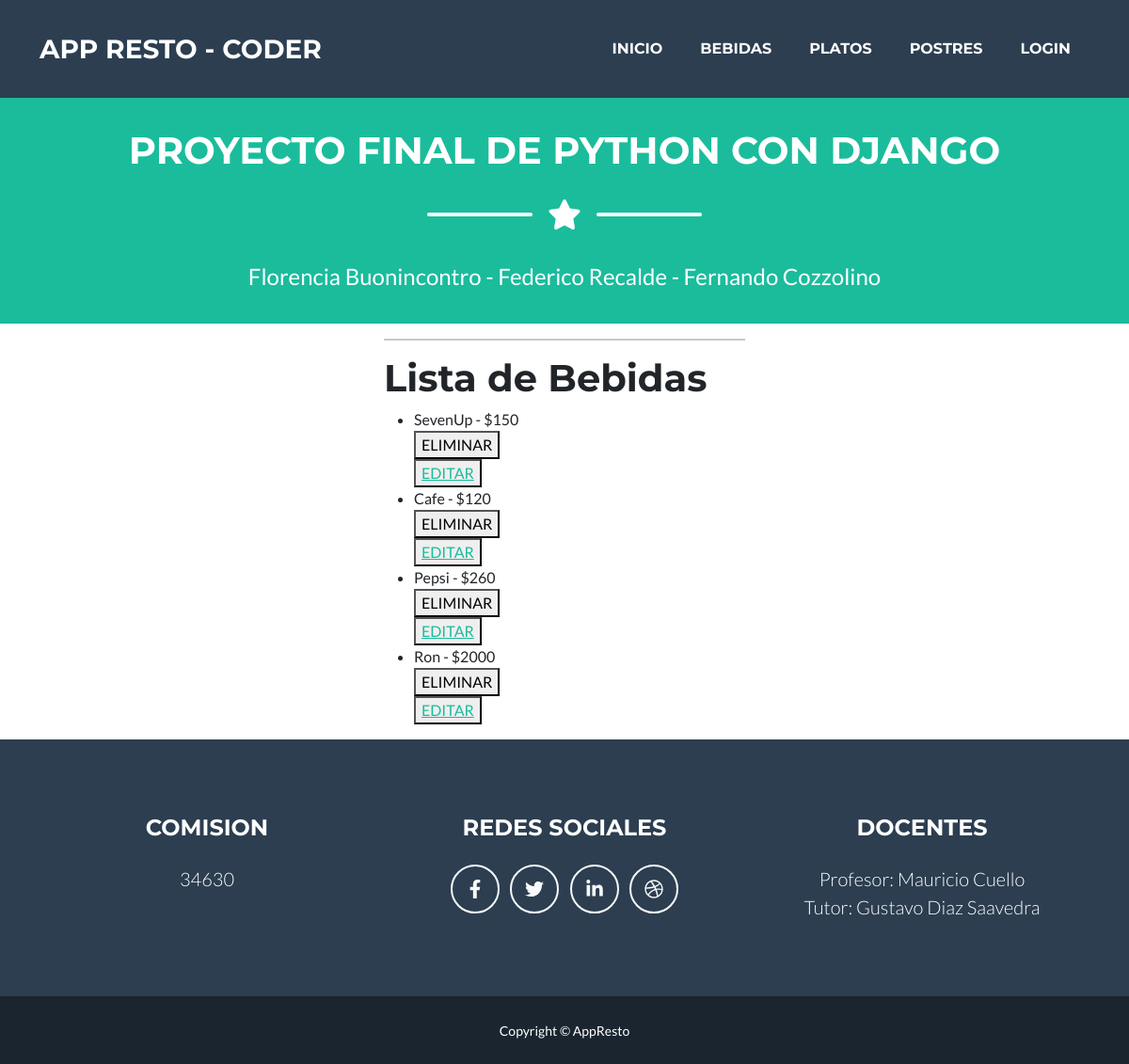
The app's page /leerBebidas/ with its own data.
### AppResto/models.py (models this page shows)
class Bebida(models.Model):
    bebida =  models.CharField(max_length=50)
    precio =  models.IntegerField()
    def __str__(self):
        return f'{self.bebida} - ${self.precio}'

### AppResto/views.py (the view)
# urls.py: path('leerBebidas/', leerBebidas, name="LeerBebidas"),
def leerBebidas(request):
    bebidas = Bebida.objects.all()
    return render(request, "leerBebidas.html", {"bebidas": bebidas})

### AppResto/templates/leerBebidas.html
{% extends 'padre.html' %}
{% load static %}
{% block contenidoDinamico %}
<h1> Lista de Bebidas</h1>
<ul>
    {% for bebida in bebidas %}
        <li> {{bebida}}</li>
        <div>
            <form action="{% url 'Elimina_bebida' bebida.id %}" method="POST"> {% csrf_token %}
                <button type = "submit">ELIMINAR</button>
            </form>
            <button>
                <a href="{% url 'Editar_bebida' bebida.id %}">EDITAR</a>
            </button>
        </div>
    {% endfor %}
</ul>
{% endblock contenidoDinamico %}

### records on screen
Bebida: bebida+precio "SevenUp - $150"
Bebida: bebida+precio "Cafe - $120"
Bebida: bebida+precio "Pepsi - $260"
Bebida: bebida+precio "Ron - $2000"
